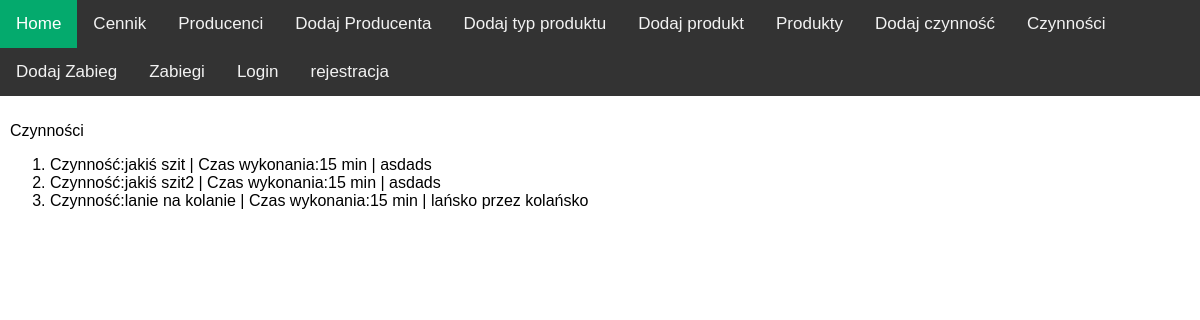
The page /activities/ on the database its author committed.
### cosm_app/models.py (models this page shows)
class Activity(models.Model):
    name = models.CharField(max_length=50)
    price = models.DecimalField(max_digits=6, decimal_places=2)
    time = models.IntegerField()
    description = models.CharField(max_length=500)
    def __str__(self):
        return f"Czynność:{self.name}  | Czas wykonania:{self.time} min | {self.description}"

### cosm_app/views.py (the view)
# urls.py: path('activities/', views.ActivityView.as_view(), name='activities'),
class ActivityView(View):
    def get(self,request):
        activities = Activity.objects.all()
        return render(request, 'activities_view.html', {'activities': activities})

### templates/activities_view.html
{% extends 'base.html'%}
{% block page %}
    <p>Czynności</p>
    {% include 'list_view.html' with object_list=activities %}
{% endblock %}

### templates/list_view.html
 <ol>
        {% for obj in object_list %}
            <li>{{ obj }}</li>
        {% endfor %}
    </ol>

### cosm_app/static/main.css (style rules this page uses)
body { margin: 0; font-family: Arial, Helvetica, sans-serif; }

### rows shown on the page
Activity: name+time+description "Czynność:jakiś szit | Czas wykonania:15 min | asdads"
Activity: name+time+description "Czynność:jakiś szit2 | Czas wykonania:15 min | asdads"
Activity: name+time+description "Czynność:lanie na kolanie | Czas wykonania:15 min | lańsko przez kolańsko"
